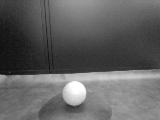
#> input picture VisualData/ball_large11.jpg, 160 x 120 px; its folder holds only this picture in this run
$ python FREAK.py   (Python 2 division)
#> lines starting #> are read from the running program, lines starting #| are printed output that depends on the picture
import cv2
from os import listdir
from os.path import isfile, join
import sys
import numpy as np
import re

if __name__=='__main__':
	'''
	If the script is run on itself, it calculates FREAK descriptors and binarizes them, and saves them in one .txt file using specific formatting discussed earlier in the project (space-separated integers, with a category appended to the end.)
	'''
	print sys.version, "\n"
	dataset_path 		= "VisualData"
	out_file_name 	= "tesfeats\train_descriptors1.txt"
	out_file 				= open(out_file_name, 'w')
	features 			= []
	encodings			= []
	size 					= (81,72)

	# list all the files in the dataset
	files = [f for f in listdir(dataset_path) if isfile(join(dataset_path, f))]

	for x,file in enumerate(files):
		#if x ==0:
		print "Analyzing file",x+1,"out of",len(files),"files."
		print file
		object_name = file.split("_")[0]				# checks the name of the object
		object_size = file.split("_")[1][:5]			# checks size of the object (small and large are both 5 letters, thus checking the first 5 letters in a string is fine)

		image = cv2.imread(dataset_path+"/"+file,0)	# open the current image in grayscale
#> image is the input picture: shape (120, 160); min 13, max 255, mean 98
		image = cv2.resize(image,size)
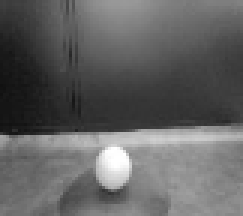
#> image: shape (72, 81) (shown 3 times larger); min 16, max 255, mean 98

#> (the run stopped early here; a loop or call above may not have finished)

$ run again, on VisualData/ball_large29.jpg
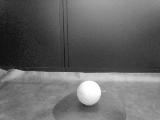
#> input picture VisualData/ball_large29.jpg, 160 x 120 px
#> image is the input picture: shape (120, 160); min 16, max 255, mean 102.5
#> `image = cv2.resize(image,size)`:
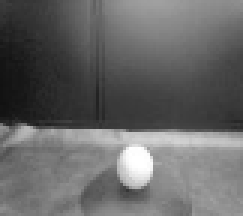
#> image: shape (72, 81) (shown 3 times larger); min 17, max 255, mean 102.5

$ run again, on VisualData/ball_large17.jpg
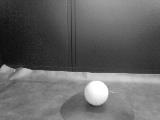
#> input picture VisualData/ball_large17.jpg, 160 x 120 px
#> image is the input picture: shape (120, 160); min 13, max 255, mean 101
#> `image = cv2.resize(image,size)`:
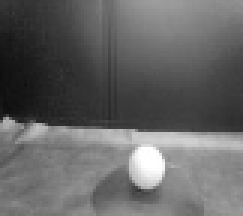
#> image: shape (72, 81) (shown 3 times larger); min 15, max 255, mean 100.9
